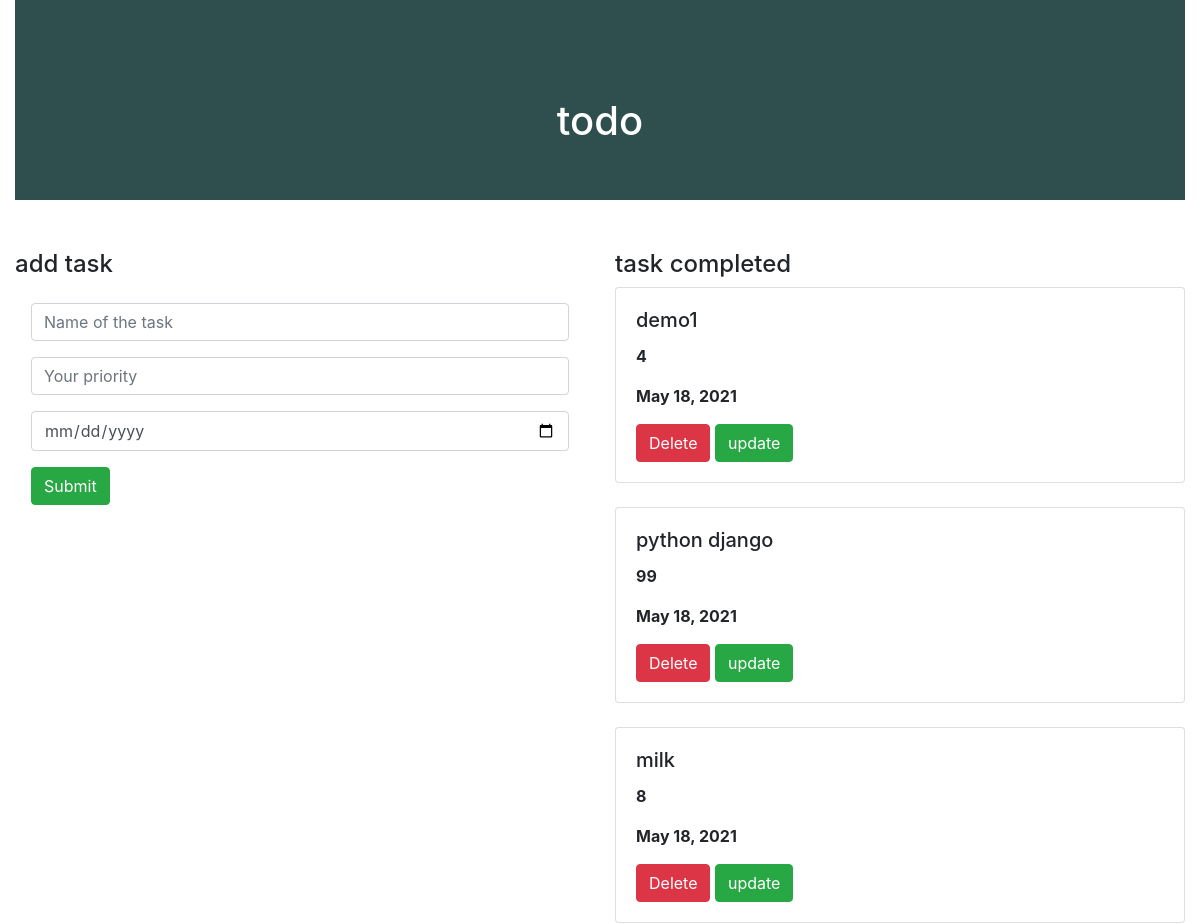
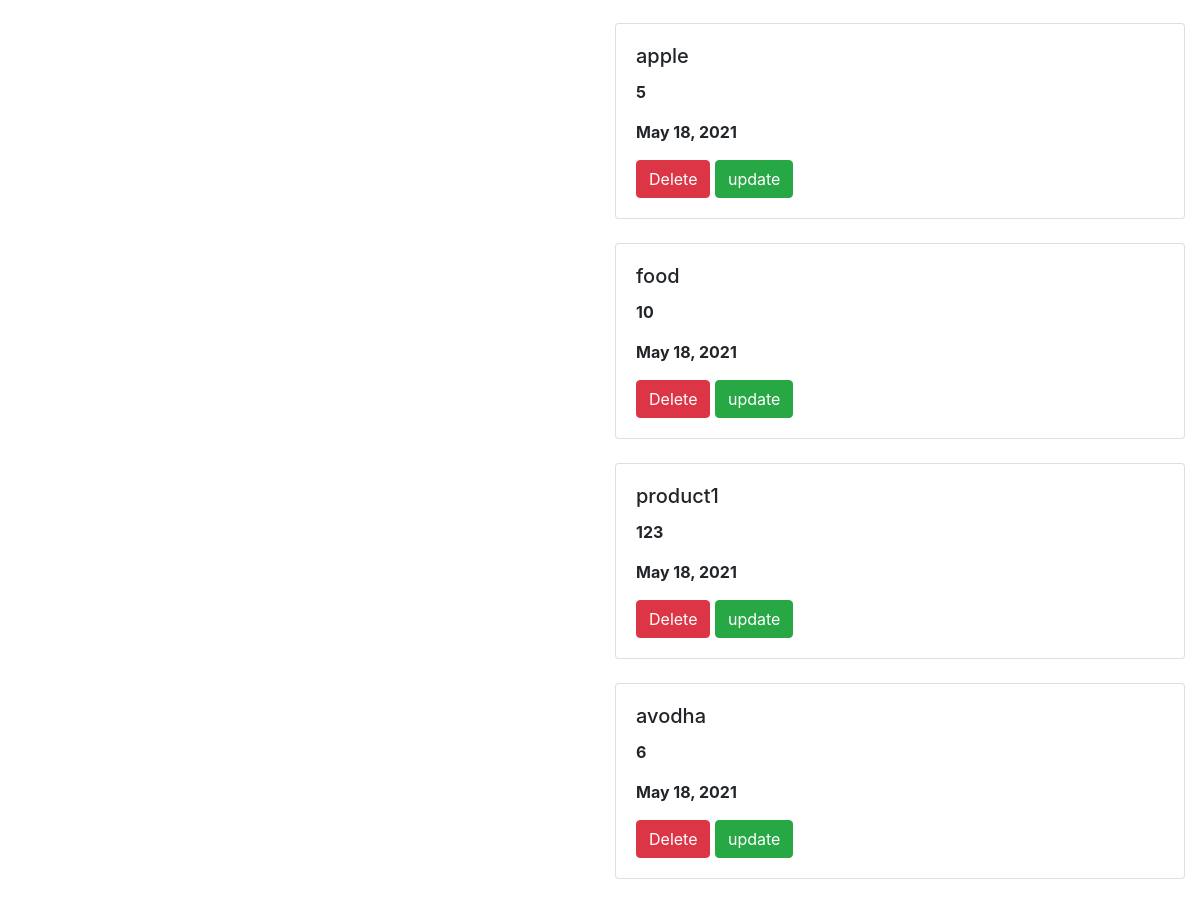
The page / on the database its author committed (2 pictures, top to bottom).
### todo_app/models.py (models this page shows, shortened)
class Task(models.Model):
    name=models.CharField(max_length=100)
    priority=models.IntegerField()
    date=models.DateField(default=datetime.date.today)

### todo_app/views.py (the view)
# urls.py: path('',views.task_view,name='task_view'),
def task_view(request):
    obj1=Task.objects.all()
    if request.method== 'POST':
        name=request.POST.get('name')
        priority=request.POST.get('priority')
        date=request.POST.get('date')
        obj=Task(name=name,priority=priority,date=date)
        obj.save()
    return render(request,'task_view.html',{'obj1':obj1})

### template/task_view.html (shortened to what this page needs)
{% extends 'base.html' %}
{% block content %}
<div class="container-fluid">
    <div class="row">
        <div class="col-md-12">
            <div class="banner">
                <div class="banner-text">
                    <h1>todo</h1>
                </div>
            </div>
        </div>
    </div>
<div class="row">
    <div class="col-md-6">
        <h4>add task</h4>
        <form method="post" class="p-3 shadow">
     <div class="form-group">
    <input type="text" name="name" class="form-control" placeholder="Name of the task">
     </div>
     <div class="form-group">
    <input type="text" name="priority" class="form-control"  placeholder="Your priority">
     </div>
            <div class="form-group">
    <input type="date" name="date" class="form-control"  placeholder="Your date">
     </div>
    <input type="submit" class="btn btn-success">
</form>
    </div>
    <div class="col-md-6">
        <h4>task completed</h4>
        {% for i in obj1 %}
        <div class="shadow card">
        <div class="card-body">
            <h5 class="card-title">{{i.name}}</h5>
            <p><b>{{i.priority}}</b></p>
            <p><b>{{i.date}}</b></p>
            <a class="btn btn-danger" href="{% url 'delete' i.id%}">Delete</a>
            <a class="btn btn-success" href="{% url 'update' i.id%}">update</a>
        </div>
        </div>
        <br>
        {% endfor %}
    </div>
</div>
</div>
{% endblock %}

### template/base.html (shortened to what this page needs)
{% load static %}
<!DOCTYPE html>
<html lang="en">
<head>
    <link rel="stylesheet" href="https://maxcdn.bootstrapcdn.com/bootstrap/4.0.0/css/bootstrap.min.css">
    <link rel="stylesheet" href="{%static 'style.css'%}">
</head>
<body>
{% block content %}
{% endblock %}
</body>
</html>

### static/style.css (style rules this page uses)
.banner { background-color:darkslategrey; width:100%; height:200px; margin-bottom:50px; }
.banner-text { top:50%; left:50%; position:absolute; transform:translate(-50%,-50%); color:white }

### rows shown on the page
Task: name "demo1", priority "4", date "May 18, 2021"
Task: name "python django", priority "99", date "May 18, 2021"
Task: name "milk", priority "8", date "May 18, 2021"
Task: name "apple", priority "5", date "May 18, 2021"
Task: name "food", priority "10", date "May 18, 2021"
Task: name "product1", priority "123", date "May 18, 2021"
Task: name "avodha", priority "6", date "May 18, 2021"
